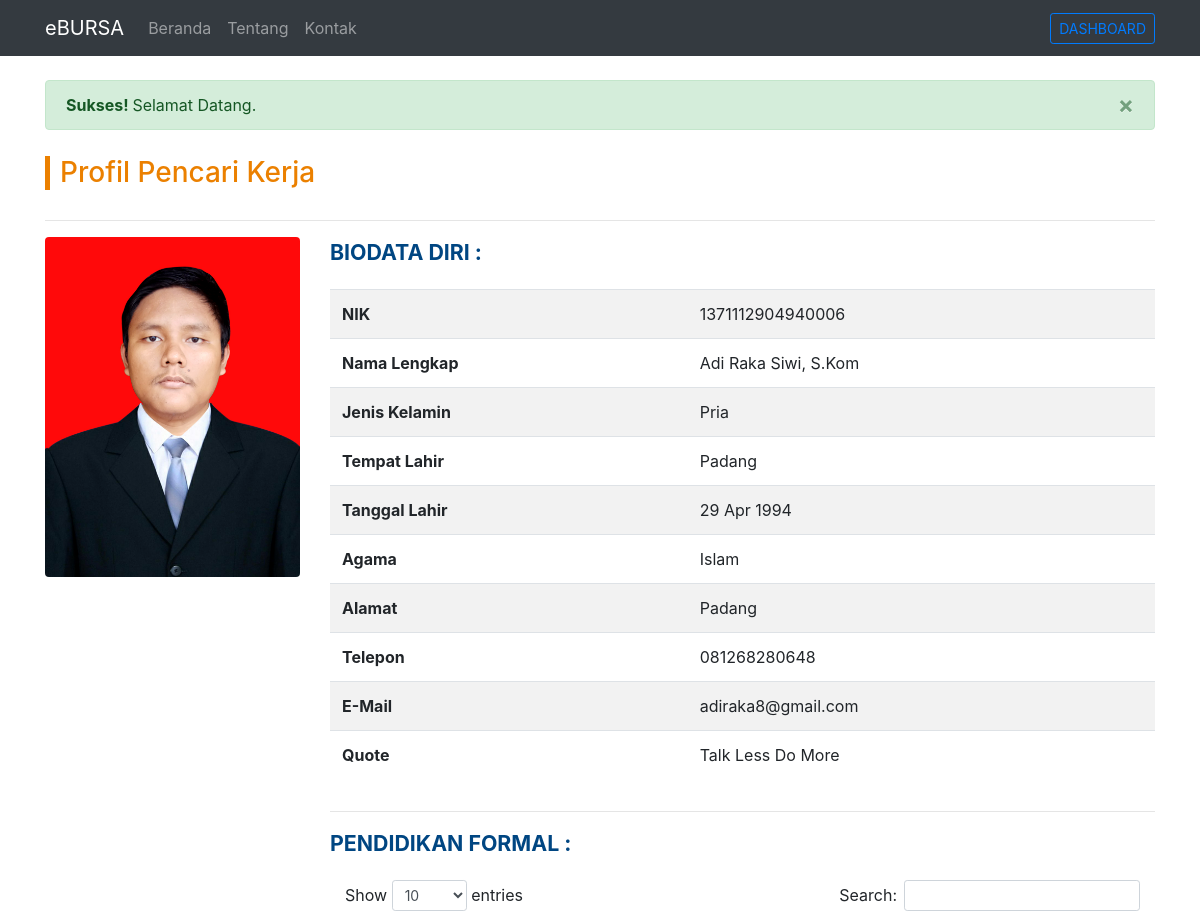
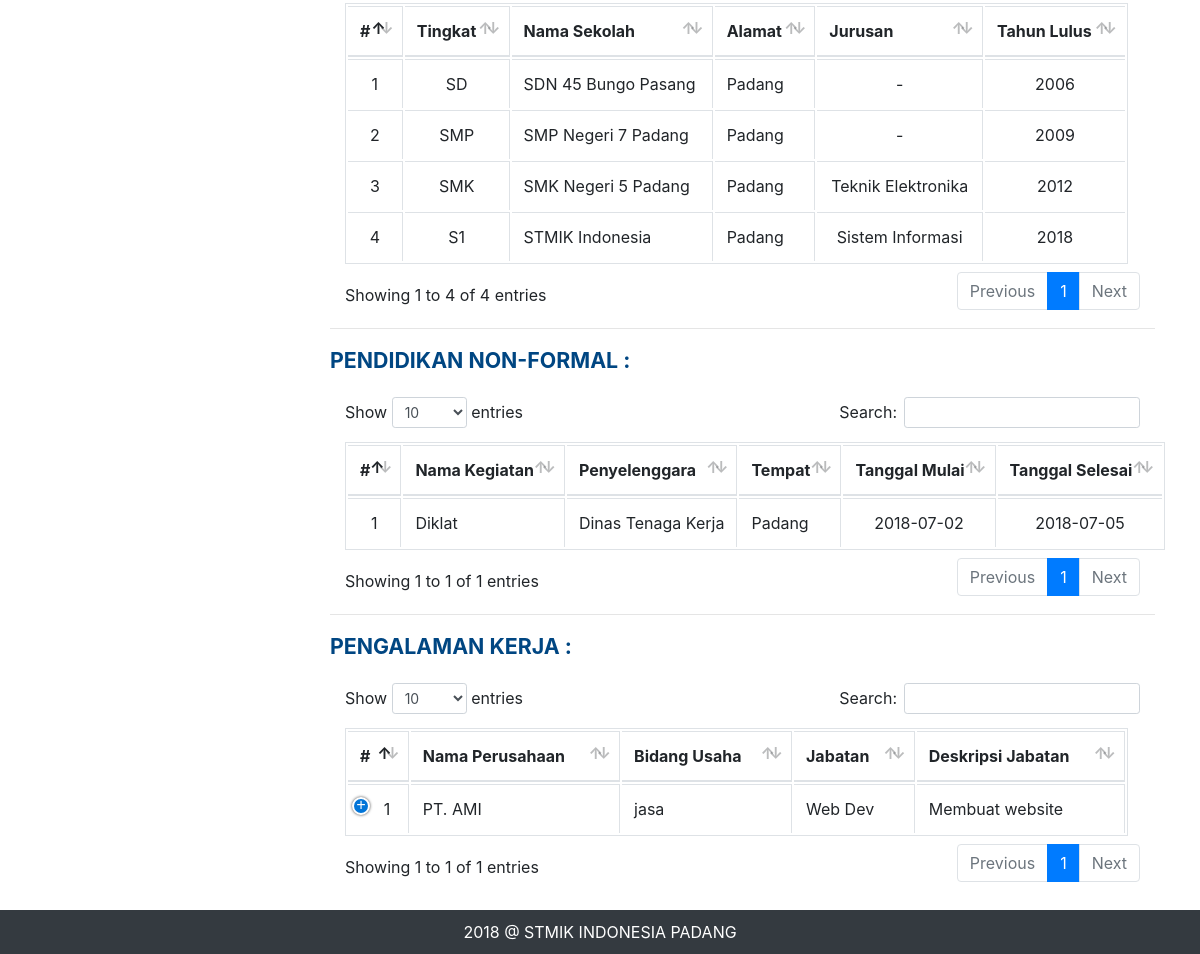
Before: /main.php?page=profil-pencaker&id=4 (signed in) with the older database file (2 pictures, top to bottom).
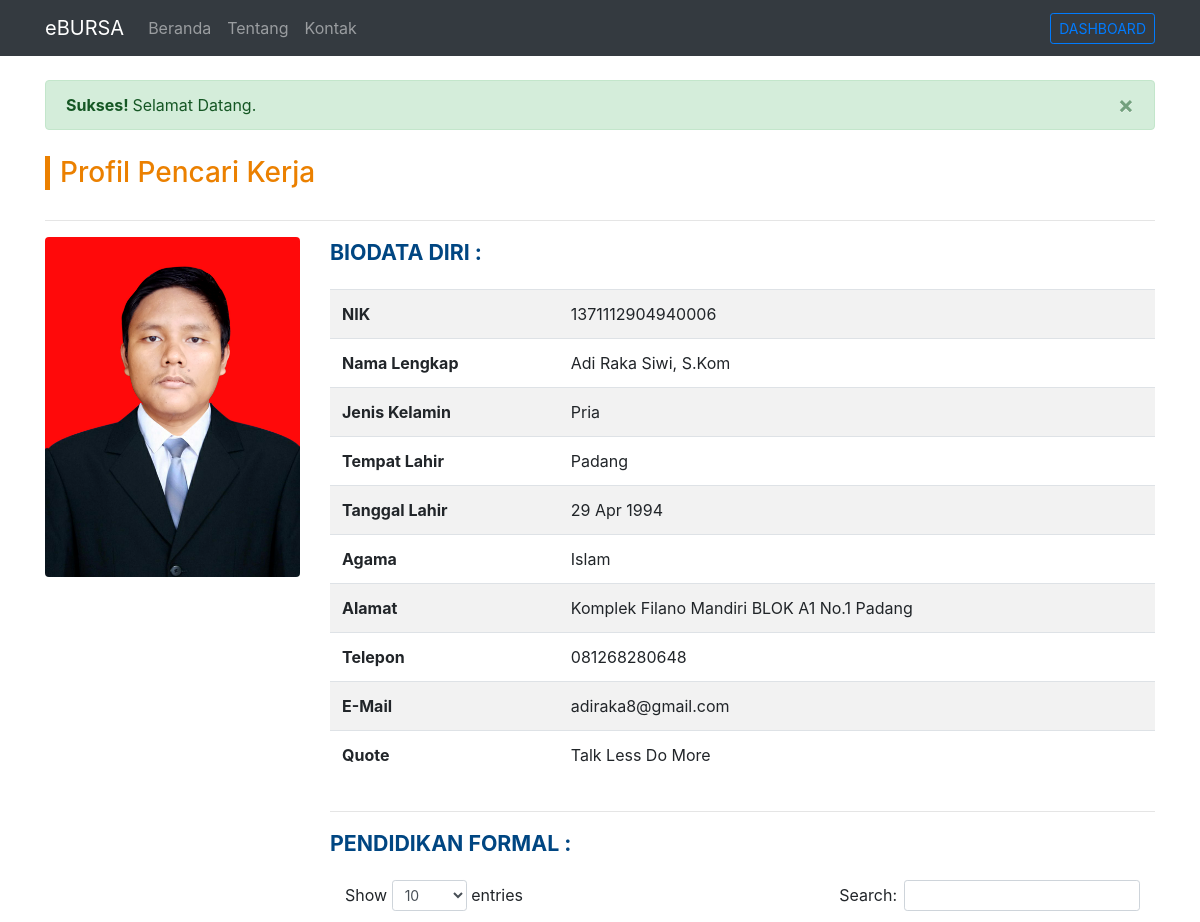
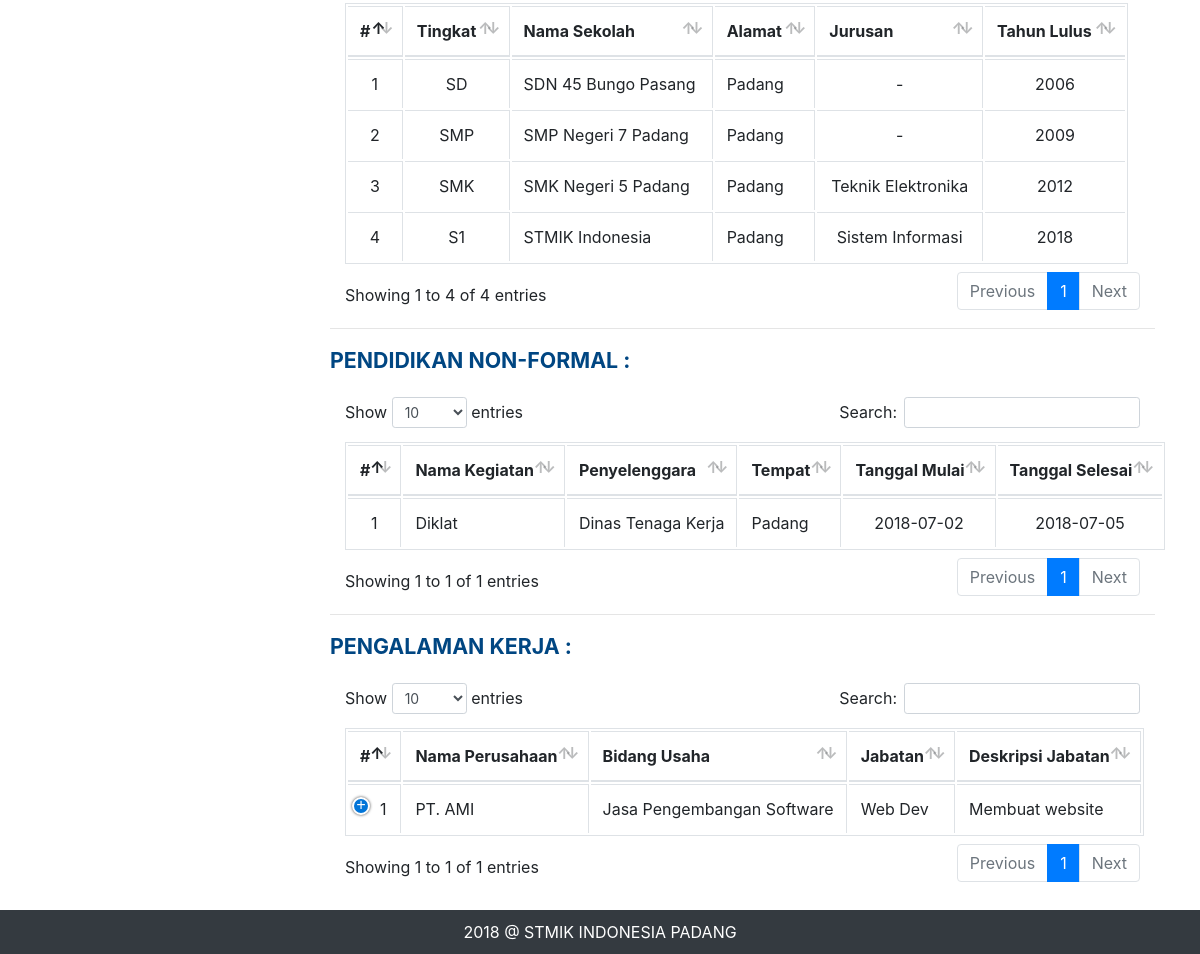
After: the same page with the newer database file (2 pictures, top to bottom).
### tables this page shows
CREATE TABLE `profil_pencaker` (
  `id` int(11) NOT NULL AUTO_INCREMENT,
  `user_akun_id` int(11) NOT NULL,
  `nik` varchar(20) NOT NULL,
  `nama` varchar(50) NOT NULL,
  `jenis_kelamin` enum('Pria','Wanita') NOT NULL,
  `tempat_lahir` varchar(50) DEFAULT NULL,
  `tanggal_lahir` date DEFAULT NULL,
  `agama` enum('Islam','Katolik','Protestan','Hindu','Buddha') DEFAULT NULL,
  `alamat` text,
  `telepon` varchar(12) DEFAULT NULL,
  `quote` varchar(100) DEFAULT NULL,
  `email` varchar(50) NOT NULL,
  `photo` varchar(100) DEFAULT NULL,
  `dibuat_pada` date NOT NULL,
  PRIMARY KEY (`id`),
  KEY `user_akun_id` (`user_akun_id`)
);

CREATE TABLE `pengalaman_kerja` (
  `id` int(11) NOT NULL AUTO_INCREMENT,
  `profil_pencaker_id` int(11) NOT NULL,
  `nama_perusahaan` varchar(100) NOT NULL,
  `jabatan` varchar(50) NOT NULL,
  `deskripsi_jabatan` text NOT NULL,
  `bidang_perusahaan` varchar(100) NOT NULL,
  `tanggal_masuk` date NOT NULL,
  `tanggal_keluar` date NOT NULL,
  `dibuat_pada` date NOT NULL,
  PRIMARY KEY (`id`),
  KEY `profil_pencaker_id` (`profil_pencaker_id`)
);

### cores/misc/function.php (called while the page is built, shortened)
<?php
	function getPencakerProfil2($pencaker_id) {
		$conn = koneksi();
		$sql = "SELECT * FROM profil_pencaker WHERE id = '$pencaker_id'";
		$proc = mysqli_query($conn, $sql);
		$data = mysqli_fetch_assoc($proc);
		return $data;
	}
	function sanitizeThis($string) {
		$conn = koneksi();
		$output1 = mysqli_real_escape_string($conn, $string);
		$output2 = strip_tags($output1);
		return htmlspecialchars($output2);
	}
	function koneksi() {
		$conn = mysqli_connect('localhost', 'root', '', 'dbbursa');
		return $conn;
	}
?>

### views/profil-pencaker.php (the view, shortened to what the changed rows need)
<?php
	$profil_id = sanitizeThis($_GET['id']);
	$data_pencaker = getPencakerProfil2(sanitizeThis($_GET['id']));
?>
<div class="row">
	<div class="col-md-12">
		<h3 class="home-title">Profil Pencari Kerja</h3><hr>
	</div>
</div>
<div class="row">
	<div class="col-md-3">
		<img src="assets/img/profil/pencaker/<?php echo $data_pencaker["photo"] ?>" class="rounded text-center" width="100%">
	</div>
	<div class="col-md-9">
		<div class="row">
			<div class="col-md-12">
				<div class="loker-sub-head">BIODATA DIRI :</div>
				<table class="table table-striped">
					<tr>
						<td><strong>NIK</strong></td>
						<td><?php echo $data_pencaker['nik'] ?></td>
					</tr>
					<tr>
						<td><strong>Nama Lengkap</strong></td>
						<td><?php echo $data_pencaker['nama'] ?></td>
					</tr>
					<tr>
						<td><strong>Jenis Kelamin</strong></td>
						<td><?php echo $data_pencaker['jenis_kelamin'] ?></td>
					</tr>
					<tr>
						<td><strong>Tempat Lahir</strong></td>
						<td><?php echo $data_pencaker['tempat_lahir'] ?></td>
					</tr>
					<tr>
						<td><strong>Tanggal Lahir</strong></td>
						<td><?php echo date('d M Y', strtotime($data_pencaker['tanggal_lahir'])) ?></td>
					</tr>
					<tr>
						<td><strong>Agama</strong></td>
						<td><?php echo $data_pencaker['agama'] ?></td>
					</tr>
					<tr>
						<td><strong>Alamat</strong></td>
						<td><?php echo $data_pencaker['alamat'] ?></td>
					</tr>
					<tr>
						<td><strong>Telepon</strong></td>
						<td><?php echo $data_pencaker['telepon'] ?></td>
					</tr>
					<tr>
						<td><strong>E-Mail</strong></td>
						<td><?php echo $data_pencaker['email'] ?></td>
					</tr>
					<tr>
						<td><strong>Quote</strong></td>
						<td><?php echo $data_pencaker['quote'] ?></td>
					</tr>
				</table>
			</div>
		</div><hr>
		<div class="row">
			<div class="col-md-12">
				<div class="loker-sub-head">PENDIDIKAN FORMAL :</div>
				<table class="table table-bordered tabel-profil nowrap">
					<thead>
						<tr>
							<th>#</th>
							<th>Tingkat</th>
							<th>Nama Sekolah</th>
							<th>Alamat</th>
							<th>Jurusan</th>
							<th>Tahun Lulus</th>
						</tr>
					</thead>
					<tbody>
						<?php
							$q1 = "SELECT * FROM pendidikan_formal WHERE profil_pencaker_id = '$profil_id'";
							$p1 = mysqli_query($conn, $q1);
							while($r1 = mysqli_fetch_array($p1)) {
								$list1[] = $r1;
							}
							foreach ($list1 as $key => $value) {
						?>
							<tr>
								<td class="text-center"><?php echo $key+1 ?></td>
								<td class="text-center"><?php echo $value['tingkat_pendidikan'] ?></td>
								<td><?php echo $value['nama_sekolah'] ?></td>
								<td><?php echo $value['alamat_sekolah'] ?></td>
								<td class="text-center"><?php echo $value['jurusan'] ?></td>
								<td class="text-center"><?php echo $value['tahun_lulus'] ?></td>
							</tr>
						<?php
							}
						?>
					</tbody>
				</table>
			</div>
		</div><hr>
		<div class="row">
			<div class="col-md-12">
				<div class="loker-sub-head">PENDIDIKAN NON-FORMAL :</div>
				<table class="table table-bordered tabel-profil nowrap">
					<thead>
						<tr>
							<th>#</th>
							<th>Nama Kegiatan</th>
							<th>Penyelenggara</th>
							<th>Tempat</th>
							<th>Tanggal Mulai</th>
							<th>Tanggal Selesai</th>
						</tr>
					</thead>
					<tbody>
						<?php
							$q2 = "SELECT * FROM pendidikan_nonformal WHERE profil_pencaker_id = '$profil_id'";
							$p2 = mysqli_query($conn, $q2);
							while($r2 = mysqli_fetch_array($p2)) {
								$list2[] = $r2;
							}
							foreach ($list2 as $key => $value) {
						?>
							<tr>
								<td class="text-center"><?php echo $key+1 ?></td>
								<td><?php echo $value['nama_kegiatan'] ?></td>
								<td><?php echo $value['penyelenggara'] ?></td>
								<td><?php echo $value['tempat_kegiatan'] ?></td>
								<td class="text-center"><?php echo $value['tanggal_mulai'] ?></td>
								<td class="text-center"><?php echo $value['tanggal_selesai'] ?></td>
							</tr>
						<?php
							}
						?>
					</tbody>
				</table>
			</div>
		</div><hr>
		<div class="row">
			<div class="col-md-12">
				<div class="loker-sub-head">PENGALAMAN KERJA :</div>
				<table class="table table-bordered tabel-profil nowrap">
					<thead>
						<tr>
							<th>#</th>
							<th>Nama Perusahaan</th>
							<th>Bidang Usaha</th>
							<th>Jabatan</th>
							<th>Deskripsi Jabatan</th>
						</tr>
					</thead>
					<tbody>
						<?php
							$q3 = "SELECT * FROM pengalaman_kerja WHERE profil_pencaker_id = '$profil_id'";
							$p3 = mysqli_query($conn, $q3);
							while($r3 = mysqli_fetch_array($p3)) {
								$list3[] = $r3;
							}
							foreach ($list3 as $key => $value) {
						?>
							<tr>
								<td class="text-center"><?php echo $key+1 ?></td>
								<td><?php echo $value['nama_perusahaan'] ?></td>
								<td><?php echo $value['bidang_perusahaan'] ?></td>
								<td><?php echo $value['jabatan'] ?></td>
								<td><?php echo $value['deskripsi_jabatan'] ?></td>
							</tr>
						<?php
							}
						?>
					</tbody>
				</table>
			</div>
		</div>
	</div>
</div>

Changed rows visible on the page:
changed profil_pencaker "Adi Raka Siwi, S.Kom": alamat "Padang" → "Komplek Filano Mandiri BLOK A1 No.1 Padang"
changed pengalaman_kerja "PT. AMI": bidang_perusahaan "jasa" → "Jasa Pengembangan Software"
